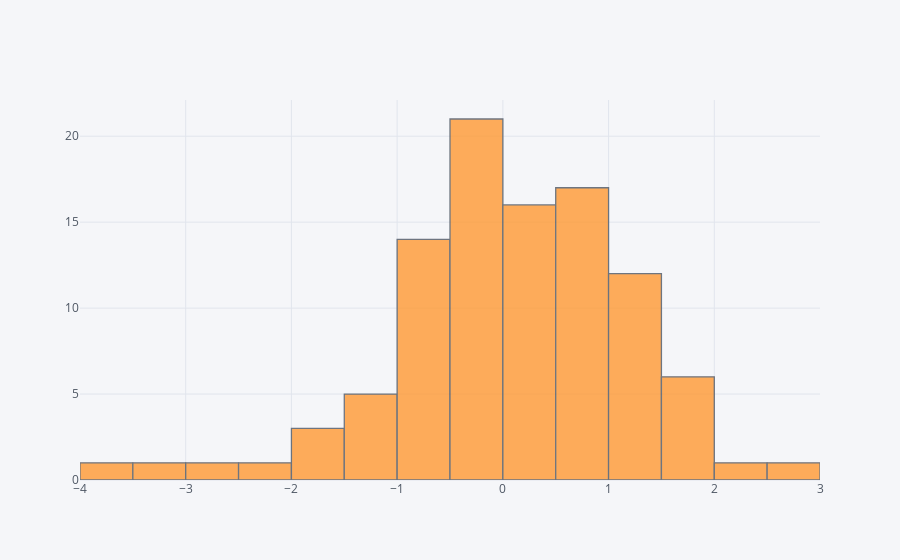

The notebook cell saved with this chart:
### Markdown cell above
## histogram

### Code cell
df['A'].iplot(kind='hist',bins=25)

### Figure 1 — Plotly figure (JSON) as saved in the notebook; plotly's stock layout.template omitted (floating-point values rounded to 4 significant figures)
{"data": [{"histfunc": "count", "histnorm": "", "marker": {"color": "rgba(255, 153, 51, 1.0)", "line": {"color": "#4D5663", "width": 1.3}}, "name": "A", "nbinsx": 25, "opacity": 0.8, "orientation": "v", "type": "histogram", "x": [-0.3064, -1.344, -0.1063, -0.3471, 1.272, -1.525, -0.337, -0.7641, 0.6389, -0.5787, 0.04938, 0.8071, 0.7621, 0.4434, 0.6504, -1.111, 0.7809, 0.614, 1.113, 1.708, 1.622, -0.413, -0.2871, 1.559, 0.5392, -0.8983, -1.59, 1.144, 0.1181, 0.00709, -0.1945, -2.675, 1.079, 1.467, 0.4822, -0.3835, 1.297, 0.4595, -0.6233, 0.01209, 0.7398, -0.07626, -0.9182, -0.4066, -0.6152, 1.136, -0.7034, -0.7656, -0.4175, -1.048, 1.467, 1.377, 0.7151, 0.5477, 2.537, 1.598, 0.3022, 1.543, 0.8887, 0.5597, 1.446, 0.1628, -0.7009, -1.228, -0.2059, 0.1578, 0.01147, -1.46, 0.2997, -0.3328, 0.9216, 1.096, -0.3327, 0.3962, -2.019, -0.9913, 1.818, -0.4951, -0.5152, -1.539, 2.139, 0.4275, -0.3442, -0.4412, 0.5514, 0.5868, -0.01951, -0.8673, -0.2024, -0.5387, 0.2532, -0.2346, -3.825, 0.4195, -0.318, -3.375, -0.7506, 0.6073, 1.497, 0.885]}], "layout": {"barmode": "overlay", "legend": {"bgcolor": "#F5F6F9", "font": {"color": "#4D5663"}}, "paper_bgcolor": "#F5F6F9", "plot_bgcolor": "#F5F6F9", "titlefont": {"color": "#4D5663"}, "xaxis1": {"gridcolor": "#E1E5ED", "showgrid": true, "tickfont": {"color": "#4D5663"}, "title": "", "titlefont": {"color": "#4D5663"}, "zerolinecolor": "#E1E5ED"}, "yaxis1": {"gridcolor": "#E1E5ED", "showgrid": true, "tickfont": {"color": "#4D5663"}, "title": "", "titlefont": {"color": "#4D5663"}, "zerolinecolor": "#E1E5ED"}}}
